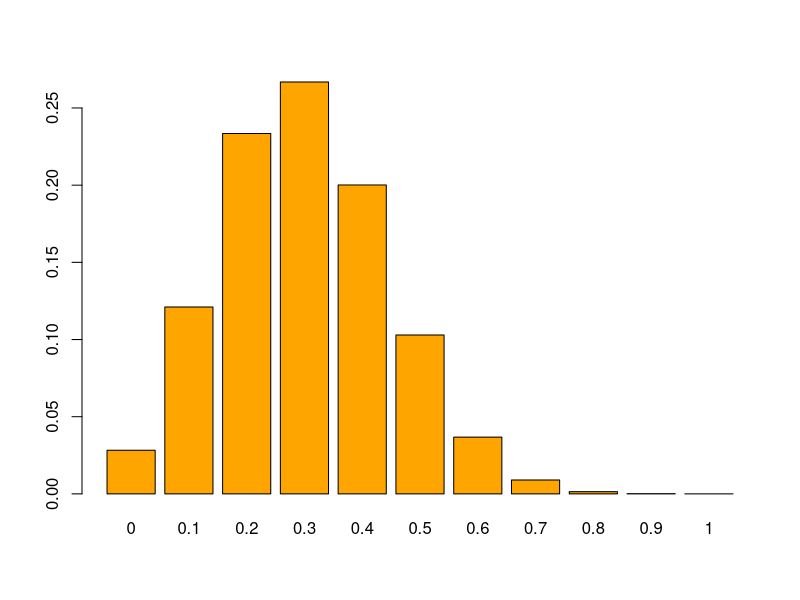

The R script that drew this image:
## ---- chunk 1
x <- 0:10
data.frame(x = x, p_hat = x/10, prob = dbinom(x, 10, 0.30))
## ---- chunk 2
barplot(dbinom(x, 10, 0.30), names.arg = x/10, col = "orange")
